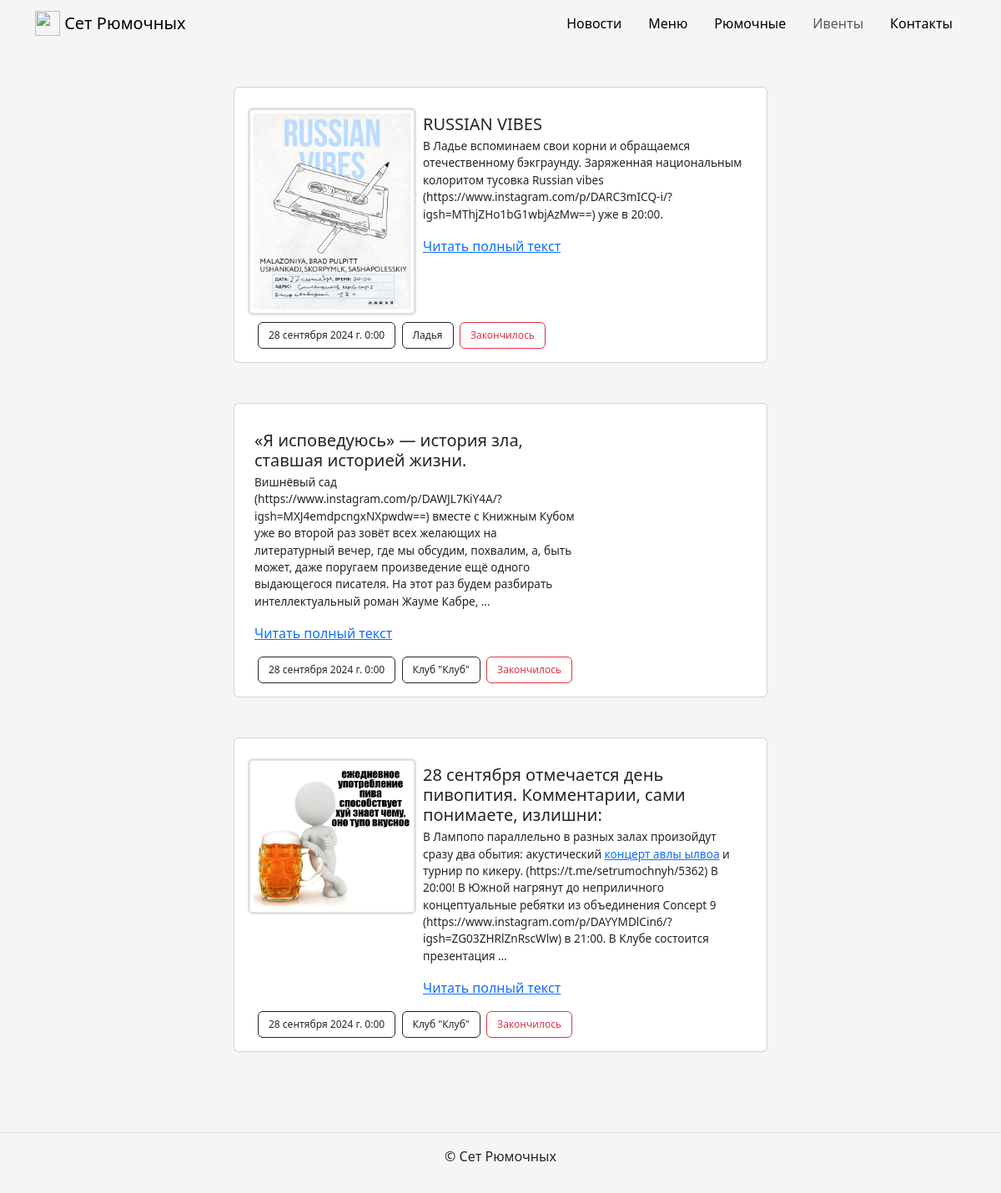
/events/, run on an earlier commit of the app's database.
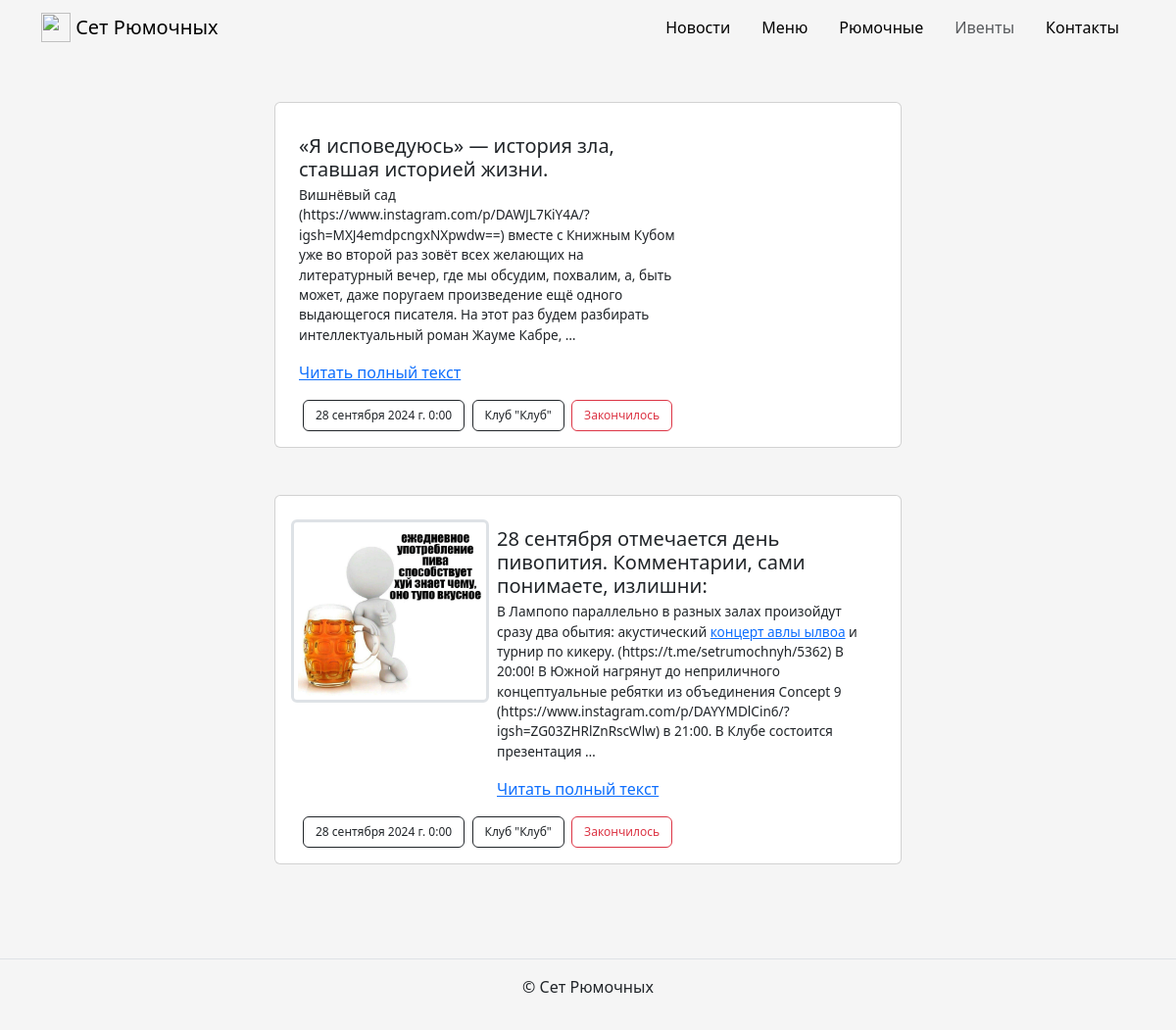
And on a later commit of the database.
### app_setofshots/models.py (models this page shows, shortened)
class Event(Model):
    title = CharField(max_length=128, verbose_name='Ивент')
    description = TextField(
        max_length=1024,
        verbose_name='Описание',
        help_text=f'Для вставки красивых ссылок(чтобы можно было кликать '
                  'на слово)<br>следует использовать шаблон:<br>&lt;a hre'
                  'f="ССЫЛКА"&gt;КЛИКАБЕЛЬНЫЙ ТЕКСТ&lt;/a&gt;. Шаблон для'
                  ' удобства:<br><br>&lt;a href=""&gt;&lt;/a&gt;',
    )
    slug = SlugField(
        max_length=128, unique=True, verbose_name='Ссылка',
        help_text='Можно оставить пустым', blank=True,
    )
    start = DateTimeField(verbose_name='Дата и время')
    place = ForeignKey(
        to='Bar', related_name='ivents', on_delete=CASCADE,
        verbose_name='Место'
    )
    is_published = BooleanField(
        verbose_name='Опубликовано', blank=True, default=False
    )
    image = ImageField(
        upload_to='events_images',
        verbose_name='Фото',
        blank=True
    )
    class Meta:
        verbose_name = 'ивенты'
        verbose_name_plural = 'Ивент'
    def get_status(self):
        now = timezone.now()
        if self.start > now:
            return 'Ещё не началось'
        elif now <= self.start < now + timedelta(hours=3):
            return 'Уже началось'
        return 'Закончилось'

class Bar(Model):
    title = CharField(max_length=32, verbose_name='Бар')
    slug = SlugField(
        max_length=32, unique=True, verbose_name='Ссылка',
        help_text='Можно оставить пустым', blank=True,
    )
    description = TextField(max_length=1024, verbose_name='Описание')
    address = CharField(max_length=128, verbose_name='Адрес')
    work_time = TextField(
        max_length=1024, verbose_name='Часы работы', null=True
    )
    opening_year = IntegerField(verbose_name='Год открытия')
    image = ImageField(
        upload_to='bars_images',
        verbose_name='Фото',
        blank=True
    )
    is_published = BooleanField(
        verbose_name='Опубликовано', blank=True, default=False
    )
    class Meta:
        verbose_name = 'бар'
        verbose_name_plural = 'Бары'
    def __str__(self):
        return self.title

### app_setofshots/views.py (the view)
# urls.py: path('events/', events, name='events'),
def events(request):
    template = 'app_setofshots/events.html'
    _events = Event.objects.filter(
        is_published=True).order_by('-start')
    page_object = paginator(_events, request.GET.get('page'))
    context = {'page_obj': page_object}
    return render(request, template, context)

### app_setofshots/views.py (called while the page is built)
def paginator(object_list, page):
    _paginator = Paginator(
        object_list,
        settings.REST_FRAMEWORK['PAGE_SIZE']
    )
    return _paginator.get_page(page)

### templates/app_setofshots/events.html (shortened to what this page needs)
{% extends "base.html" %}
{% load static %}
{% block content %}
  {% for post in page_obj %}
    <article class="mb-5">
      {% include "includes/event_card.html" %}
    </article>
  {% endfor %}
{% endblock %}

### templates/includes/event_card.html (shortened to what this page needs)
<div class="col d-flex justify-content-center">
  <div class="card" style="width: 40rem;">
    <div class="row g-0">
      {% if post.image %}
        <div class="col-md-4">
          <a href="{% url 'app_setofshots:event' event_slug=post.slug %}">
            <img
              class="border-3 rounded img-fluid img-thumbnail"
              src="{{ post.image.url }}"
              alt="{{ post.title }}"
            >
          </a>
        </div>
      {% endif %}
      <div class="col-md-8">
        <div class="card-body">
          <h5 class="card-title">{{ post.title }}</h5>
          <p class="card-text">{{ post.description|truncatewords:40|safe }}</p>
          <a href="{% url 'app_setofshots:event' event_slug=post.slug %}" class="card-link">Читать полный текст</a>
        </div>
      </div>
      <div class="row">
        <div>
          <button type="button" class="btn btn-outline-dark">{{ post.start }}</button>
          <button type="button" class="btn btn-outline-dark">{{ post.place }}</button>
          <button
            type="button"
            class="{% if post.get_status == 'Ещё не началось' %}btn btn-outline-dark
                   {% elif post.get_status == 'Уже началось' %}btn btn-outline-success
                   {% else %}btn btn-outline-danger{% endif %}">
            {{ post.get_status }}
          </button>
          </div>
      </div>
    </div>
  </div>
</div>

What changed in the data, as far as the page shows it:
removed Event: image (picture), title "RUSSIAN VIBES", description "В Ладье вспоминаем свои корни и обращаемся отечественному бэкграунду. Заряженная национальным колоритом тусовка Russian vibes (https://www.instagram.com/p/DARC3mICQ-i/?igsh=MThjZHo1bG1wbjAzMw==) уже в 20:00.", start "28 сентября 2024 г. 0:00", place "Ладья", get_status "Закончилось"
